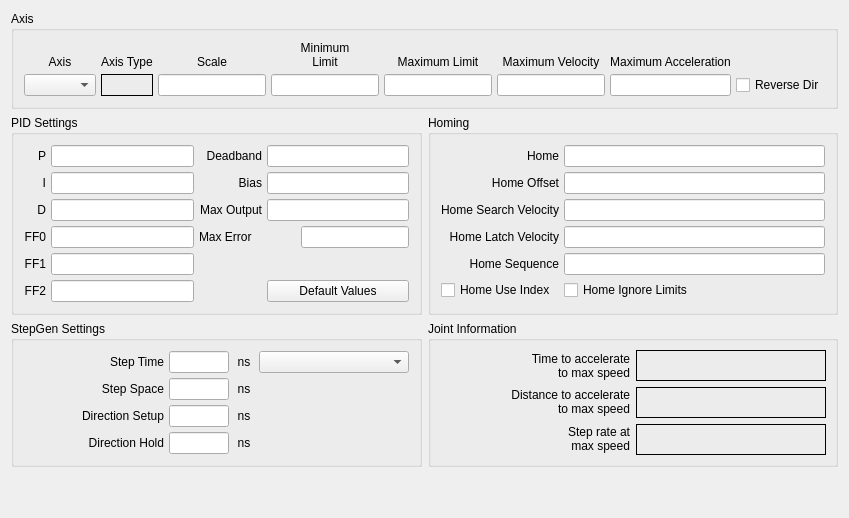
          <widget class="QWidget" name="joint2tab">
           <attribute name="title">
            <string>Joint 2</string>
           </attribute>
           <layout class="QGridLayout" name="gridLayout_15">
            <item row="0" column="0" colspan="2">
             <widget class="QGroupBox" name="jointAxisGroup_2">
              <property name="title">
               <string>Axis</string>
              </property>
              <layout class="QGridLayout" name="gridLayout_12">
               <property name="leftMargin">
                <number>10</number>
               </property>
               <property name="topMargin">
                <number>10</number>
               </property>
               <property name="rightMargin">
                <number>10</number>
               </property>
               <property name="bottomMargin">
                <number>10</number>
               </property>
               <property name="spacing">
                <number>5</number>
               </property>
               <item row="1" column="5">
                <widget class="QLineEdit" name="maxVelocity_2">
                 <property name="alignment">
                  <set>Qt::AlignRight|Qt::AlignTrailing|Qt::AlignVCenter</set>
                 </property>
                </widget>
               </item>
               <item row="1" column="0">
                <widget class="QComboBox" name="axisCB_2"/>
               </item>
               <item row="0" column="3">
                <widget class="QLabel" name="label_64">
                 <property name="text">
                  <string>&lt;html&gt;&lt;head/&gt;&lt;body&gt;&lt;p&gt;Minimum&lt;br/&gt;Limit&lt;/p&gt;&lt;/body&gt;&lt;/html&gt;</string>
                 </property>
                 <property name="alignment">
                  <set>Qt::AlignBottom|Qt::AlignHCenter</set>
                 </property>
                 <property name="wordWrap">
                  <bool>true</bool>
                 </property>
                </widget>
               </item>
               <item row="0" column="0">
                <widget class="QLabel" name="label_53">
                 <property name="text">
                  <string>Axis</string>
                 </property>
                 <property name="alignment">
                  <set>Qt::AlignBottom|Qt::AlignHCenter</set>
                 </property>
                </widget>
               </item>
               <item row="1" column="3">
                <widget class="QLineEdit" name="minLimit_2">
                 <property name="alignment">
                  <set>Qt::AlignRight|Qt::AlignTrailing|Qt::AlignVCenter</set>
                 </property>
                </widget>
               </item>
               <item row="1" column="4">
                <widget class="QLineEdit" name="maxLimit_2">
                 <property name="alignment">
                  <set>Qt::AlignRight|Qt::AlignTrailing|Qt::AlignVCenter</set>
                 </property>
                </widget>
               </item>
               <item row="0" column="4">
                <widget class="QLabel" name="label_69">
                 <property name="text">
                  <string>Maximum Limit</string>
                 </property>
                 <property name="textFormat">
                  <enum>Qt::AutoText</enum>
                 </property>
                 <property name="alignment">
                  <set>Qt::AlignBottom|Qt::AlignHCenter</set>
                 </property>
                 <property name="wordWrap">
                  <bool>true</bool>
                 </property>
                </widget>
               </item>
               <item row="0" column="5">
                <widget class="QLabel" name="label_76">
                 <property name="text">
                  <string>Maximum Velocity</string>
                 </property>
                 <property name="alignment">
                  <set>Qt::AlignBottom|Qt::AlignHCenter</set>
                 </property>
                 <property name="wordWrap">
                  <bool>true</bool>
                 </property>
                </widget>
               </item>
               <item row="0" column="2">
                <widget class="QLabel" name="label_55">
                 <property name="text">
                  <string>Scale</string>
                 </property>
                 <property name="alignment">
                  <set>Qt::AlignBottom|Qt::AlignHCenter</set>
                 </property>
                </widget>
               </item>
               <item row="0" column="6">
                <widget class="QLabel" name="label_77">
                 <property name="text">
                  <string>Maximum Acceleration</string>
                 </property>
                 <property name="alignment">
                  <set>Qt::AlignBottom|Qt::AlignHCenter</set>
                 </property>
                 <property name="wordWrap">
                  <bool>true</bool>
                 </property>
                </widget>
               </item>
               <item row="1" column="6">
                <widget class="QLineEdit" name="maxAccel_2">
                 <property name="alignment">
                  <set>Qt::AlignRight|Qt::AlignTrailing|Qt::AlignVCenter</set>
                 </property>
                </widget>
               </item>
               <item row="0" column="1">
                <widget class="QLabel" name="label_6">
                 <property name="text">
                  <string>Axis Type</string>
                 </property>
                 <property name="alignment">
                  <set>Qt::AlignBottom|Qt::AlignLeading|Qt::AlignLeft</set>
                 </property>
                </widget>
               </item>
               <item row="1" column="1">
                <widget class="QLabel" name="axisType_2">
                 <property name="frameShape">
                  <enum>QFrame::Box</enum>
                 </property>
                 <property name="text">
                  <string/>
                 </property>
                </widget>
               </item>
               <item row="1" column="2">
                <widget class="QLineEdit" name="scale_2"/>
               </item>
               <item row="1" column="7">
                <widget class="QCheckBox" name="reverse_2">
                 <property name="text">
                  <string>Reverse Dir</string>
                 </property>
                </widget>
               </item>
              </layout>
             </widget>
            </item>
            <item row="1" column="0">
             <widget class="QGroupBox" name="groupBox_11">
              <property name="title">
               <string>PID Settings</string>
              </property>
              <layout class="QGridLayout" name="gridLayout_13">
               <property name="leftMargin">
                <number>10</number>
               </property>
               <property name="topMargin">
                <number>10</number>
               </property>
               <property name="rightMargin">
                <number>10</number>
               </property>
               <property name="bottomMargin">
                <number>10</number>
               </property>
               <property name="spacing">
                <number>5</number>
               </property>
               <item row="0" column="0">
                <widget class="QLabel" name="label_234">
                 <property name="text">
                  <string>P</string>
                 </property>
                 <property name="alignment">
                  <set>Qt::AlignRight|Qt::AlignTrailing|Qt::AlignVCenter</set>
                 </property>
                </widget>
               </item>
               <item row="0" column="1">
                <widget class="QLineEdit" name="p_2">
                 <property name="text">
                  <string/>
                 </property>
                 <property name="alignment">
                  <set>Qt::AlignRight|Qt::AlignTrailing|Qt::AlignVCenter</set>
                 </property>
                </widget>
               </item>
               <item row="0" column="2">
                <widget class="QLabel" name="label_235">
                 <property name="text">
                  <string>Deadband</string>
                 </property>
                 <property name="alignment">
                  <set>Qt::AlignRight|Qt::AlignTrailing|Qt::AlignVCenter</set>
                 </property>
                </widget>
               </item>
               <item row="0" column="3">
                <widget class="QLineEdit" name="deadband_2">
                 <property name="text">
                  <string/>
                 </property>
                 <property name="alignment">
                  <set>Qt::AlignRight|Qt::AlignTrailing|Qt::AlignVCenter</set>
                 </property>
                </widget>
               </item>
               <item row="1" column="0">
                <widget class="QLabel" name="label_236">
                 <property name="text">
                  <string>I</string>
                 </property>
                 <property name="alignment">
                  <set>Qt::AlignRight|Qt::AlignTrailing|Qt::AlignVCenter</set>
                 </property>
                </widget>
               </item>
               <item row="1" column="1">
                <widget class="QLineEdit" name="i_2">
                 <property name="text">
                  <string/>
                 </property>
                 <property name="alignment">
                  <set>Qt::AlignRight|Qt::AlignTrailing|Qt::AlignVCenter</set>
                 </property>
                </widget>
               </item>
               <item row="1" column="2">
                <widget class="QLabel" name="label_237">
                 <property name="text">
                  <string>Bias</string>
                 </property>
                 <property name="alignment">
                  <set>Qt::AlignRight|Qt::AlignTrailing|Qt::AlignVCenter</set>
                 </property>
                </widget>
               </item>
               <item row="1" column="3">
                <widget class="QLineEdit" name="bias_2">
                 <property name="text">
                  <string/>
                 </property>
                 <property name="alignment">
                  <set>Qt::AlignRight|Qt::AlignTrailing|Qt::AlignVCenter</set>
                 </property>
                </widget>
               </item>
               <item row="2" column="0">
                <widget class="QLabel" name="label_238">
                 <property name="text">
                  <string>D</string>
                 </property>
                 <property name="alignment">
                  <set>Qt::AlignRight|Qt::AlignTrailing|Qt::AlignVCenter</set>
                 </property>
                </widget>
               </item>
               <item row="2" column="1">
                <widget class="QLineEdit" name="d_2">
                 <property name="text">
                  <string/>
                 </property>
                 <property name="alignment">
                  <set>Qt::AlignRight|Qt::AlignTrailing|Qt::AlignVCenter</set>
                 </property>
                </widget>
               </item>
               <item row="2" column="2">
                <widget class="QLabel" name="label_239">
                 <property name="text">
                  <string>Max Output</string>
                 </property>
                 <property name="alignment">
                  <set>Qt::AlignRight|Qt::AlignTrailing|Qt::AlignVCenter</set>
                 </property>
                </widget>
               </item>
               <item row="2" column="3">
                <widget class="QLineEdit" name="maxOutput_2">
                 <property name="text">
                  <string/>
                 </property>
                 <property name="alignment">
                  <set>Qt::AlignRight|Qt::AlignTrailing|Qt::AlignVCenter</set>
                 </property>
                </widget>
               </item>
               <item row="3" column="0">
                <widget class="QLabel" name="label_240">
                 <property name="text">
                  <string>FF0</string>
                 </property>
                 <property name="alignment">
                  <set>Qt::AlignRight|Qt::AlignTrailing|Qt::AlignVCenter</set>
                 </property>
                </widget>
               </item>
               <item row="3" column="1">
                <widget class="QLineEdit" name="ff0_2">
                 <property name="text">
                  <string/>
                 </property>
                 <property name="alignment">
                  <set>Qt::AlignRight|Qt::AlignTrailing|Qt::AlignVCenter</set>
                 </property>
                </widget>
               </item>
               <item row="4" column="0">
                <widget class="QLabel" name="label_242">
                 <property name="text">
                  <string>FF1</string>
                 </property>
                 <property name="alignment">
                  <set>Qt::AlignRight|Qt::AlignTrailing|Qt::AlignVCenter</set>
                 </property>
                </widget>
               </item>
               <item row="4" column="1">
                <widget class="QLineEdit" name="ff1_2">
                 <property name="text">
                  <string/>
                 </property>
                 <property name="alignment">
                  <set>Qt::AlignRight|Qt::AlignTrailing|Qt::AlignVCenter</set>
                 </property>
                </widget>
               </item>
               <item row="5" column="0">
                <widget class="QLabel" name="label_243">
                 <property name="text">
                  <string>FF2</string>
                 </property>
                 <property name="alignment">
                  <set>Qt::AlignRight|Qt::AlignTrailing|Qt::AlignVCenter</set>
                 </property>
                </widget>
               </item>
               <item row="5" column="1">
                <widget class="QLineEdit" name="ff2_2">
                 <property name="text">
                  <string/>
                 </property>
                 <property name="alignment">
                  <set>Qt::AlignRight|Qt::AlignTrailing|Qt::AlignVCenter</set>
                 </property>
                </widget>
               </item>
               <item row="5" column="3">
                <widget class="QPushButton" name="pidDefault_2">
                 <property name="text">
                  <string>Default Values</string>
                 </property>
                </widget>
               </item>
               <item row="3" column="2">
                <widget class="QLabel" name="label_186">
                 <property name="text">
                  <string>Max Error</string>
                 </property>
                </widget>
               </item>
               <item row="3" column="3" alignment="Qt::AlignRight">
                <widget class="QLineEdit" name="maxError_2"/>
               </item>
              </layout>
             </widget>
            </item>
            <item row="1" column="1">
             <widget class="QGroupBox" name="groupBox_9">
              <property name="title">
               <string>Homing</string>
              </property>
              <layout class="QGridLayout" name="gridLayout_11">
               <property name="leftMargin">
                <number>10</number>
               </property>
               <property name="topMargin">
                <number>10</number>
               </property>
               <property name="rightMargin">
                <number>10</number>
               </property>
               <property name="bottomMargin">
                <number>10</number>
               </property>
               <property name="spacing">
                <number>5</number>
               </property>
               <item row="0" column="0">
                <widget class="QLabel" name="label_90">
                 <property name="text">
                  <string>Home</string>
                 </property>
                 <property name="alignment">
                  <set>Qt::AlignRight|Qt::AlignTrailing|Qt::AlignVCenter</set>
                 </property>
                </widget>
               </item>
               <item row="0" column="1">
                <widget class="QLineEdit" name="home_2">
                 <property name="toolTip">
                  <string>&lt;html&gt;&lt;head/&gt;&lt;body&gt;&lt;p&gt;Home is usually set to 0&lt;/p&gt;&lt;/body&gt;&lt;/html&gt;</string>
                 </property>
                 <property name="alignment">
                  <set>Qt::AlignRight|Qt::AlignTrailing|Qt::AlignVCenter</set>
                 </property>
                </widget>
               </item>
               <item row="1" column="0">
                <widget class="QLabel" name="label_91">
                 <property name="text">
                  <string>Home Offset</string>
                 </property>
                 <property name="alignment">
                  <set>Qt::AlignRight|Qt::AlignTrailing|Qt::AlignVCenter</set>
                 </property>
                </widget>
               </item>
               <item row="1" column="1">
                <widget class="QLineEdit" name="homeOffset_2">
                 <property name="toolTip">
                  <string>&lt;html&gt;&lt;head/&gt;&lt;body&gt;&lt;p&gt;Home Offset can be used to back off of the home switch&lt;/p&gt;&lt;/body&gt;&lt;/html&gt;</string>
                 </property>
                 <property name="alignment">
                  <set>Qt::AlignRight|Qt::AlignTrailing|Qt::AlignVCenter</set>
                 </property>
                </widget>
               </item>
               <item row="2" column="0">
                <widget class="QLabel" name="label_92">
                 <property name="text">
                  <string>Home Search Velocity</string>
                 </property>
                 <property name="alignment">
                  <set>Qt::AlignRight|Qt::AlignTrailing|Qt::AlignVCenter</set>
                 </property>
                </widget>
               </item>
               <item row="2" column="1">
                <widget class="QLineEdit" name="homeSearchVel_2">
                 <property name="toolTip">
                  <string>&lt;html&gt;&lt;head/&gt;&lt;body&gt;&lt;p&gt;Search Velocity is in units per second&lt;/p&gt;&lt;/body&gt;&lt;/html&gt;</string>
                 </property>
                 <property name="alignment">
                  <set>Qt::AlignRight|Qt::AlignTrailing|Qt::AlignVCenter</set>
                 </property>
                </widget>
               </item>
               <item row="3" column="0">
                <widget class="QLabel" name="label_93">
                 <property name="text">
                  <string>Home Latch Velocity</string>
                 </property>
                 <property name="alignment">
                  <set>Qt::AlignRight|Qt::AlignTrailing|Qt::AlignVCenter</set>
                 </property>
                </widget>
               </item>
               <item row="3" column="1">
                <widget class="QLineEdit" name="homeLatchVel_2">
                 <property name="toolTip">
                  <string>&lt;html&gt;&lt;head/&gt;&lt;body&gt;&lt;p&gt;Latch Velocity is in user units per second&lt;br/&gt;usually set slower than Search Velocity&lt;/p&gt;&lt;/body&gt;&lt;/html&gt;</string>
                 </property>
                 <property name="alignment">
                  <set>Qt::AlignRight|Qt::AlignTrailing|Qt::AlignVCenter</set>
                 </property>
                </widget>
               </item>
               <item row="5" column="0">
                <widget class="QCheckBox" name="homeUseIndex_2">
                 <property name="text">
                  <string>Home Use Index</string>
                 </property>
                </widget>
               </item>
               <item row="5" column="1">
                <widget class="QCheckBox" name="homeIgnoreLimits_2">
                 <property name="text">
                  <string>Home Ignore Limits</string>
                 </property>
                </widget>
               </item>
               <item row="4" column="1">
                <widget class="QLineEdit" name="homeSequence_2">
                 <property name="toolTip">
                  <string>&lt;html&gt;&lt;head/&gt;&lt;body&gt;&lt;p&gt;Home sequences start at 0 and do not skip a number.&lt;/p&gt;&lt;p&gt;Multiple joint axis use a negative number.&lt;/p&gt;&lt;p&gt;Leave blank to home the joint manually.&lt;/p&gt;&lt;/body&gt;&lt;/html&gt;</string>
                 </property>
                </widget>
               </item>
               <item row="4" column="0">
                <widget class="QLabel" name="label_139">
                 <property name="text">
                  <string>Home Sequence</string>
                 </property>
                 <property name="alignment">
                  <set>Qt::AlignRight|Qt::AlignTrailing|Qt::AlignVCenter</set>
                 </property>
                </widget>
               </item>
              </layout>
             </widget>
            </item>
            <item row="2" column="0">
             <widget class="QGroupBox" name="groupBox_12">
              <property name="title">
               <string>StepGen Settings</string>
              </property>
              <layout class="QGridLayout" name="gridLayout_14">
               <property name="leftMargin">
                <number>10</number>
               </property>
               <property name="topMargin">
                <number>10</number>
               </property>
               <property name="rightMargin">
                <number>10</number>
               </property>
               <property name="bottomMargin">
                <number>10</number>
               </property>
               <property name="spacing">
                <number>5</number>
               </property>
               <item row="0" column="0">
                <widget class="QLabel" name="label_104">
                 <property name="text">
                  <string>Step Time</string>
                 </property>
                 <property name="alignment">
                  <set>Qt::AlignRight|Qt::AlignTrailing|Qt::AlignVCenter</set>
                 </property>
                </widget>
               </item>
               <item row="1" column="2">
                <widget class="QLabel" name="label_120">
                 <property name="minimumSize">
                  <size>
                   <width>20</width>
                   <height>0</height>
                  </size>
                 </property>
                 <property name="maximumSize">
                  <size>
                   <width>20</width>
                   <height>16777215</height>
                  </size>
                 </property>
                 <property name="text">
                  <string>ns</string>
                 </property>
                 <property name="alignment">
                  <set>Qt::AlignCenter</set>
                 </property>
                </widget>
               </item>
               <item row="0" column="1">
                <widget class="QLineEdit" name="stepTime_2">
                 <property name="maximumSize">
                  <size>
                   <width>60</width>
                   <height>16777215</height>
                  </size>
                 </property>
                 <property name="inputMask">
                  <string/>
                 </property>
                 <property name="text">
                  <string/>
                 </property>
                 <property name="alignment">
                  <set>Qt::AlignRight|Qt::AlignTrailing|Qt::AlignVCenter</set>
                 </property>
                </widget>
               </item>
               <item row="0" column="2">
                <widget class="QLabel" name="label_118">
                 <property name="minimumSize">
                  <size>
                   <width>20</width>
                   <height>0</height>
                  </size>
                 </property>
                 <property name="maximumSize">
                  <size>
                   <width>20</width>
                   <height>16777215</height>
                  </size>
                 </property>
                 <property name="text">
                  <string>ns</string>
                 </property>
                 <property name="alignment">
                  <set>Qt::AlignCenter</set>
                 </property>
                </widget>
               </item>
               <item row="1" column="0">
                <widget class="QLabel" name="label_119">
                 <property name="text">
                  <string>Step Space</string>
                 </property>
                 <property name="alignment">
                  <set>Qt::AlignRight|Qt::AlignTrailing|Qt::AlignVCenter</set>
                 </property>
                </widget>
               </item>
               <item row="1" column="1">
                <widget class="QLineEdit" name="stepSpace_2">
                 <property name="maximumSize">
                  <size>
                   <width>60</width>
                   <height>16777215</height>
                  </size>
                 </property>
                 <property name="text">
                  <string/>
                 </property>
                 <property name="alignment">
                  <set>Qt::AlignRight|Qt::AlignTrailing|Qt::AlignVCenter</set>
                 </property>
                </widget>
               </item>
               <item row="2" column="0">
                <widget class="QLabel" name="label_121">
                 <property name="text">
                  <string>Direction Setup</string>
                 </property>
                 <property name="alignment">
                  <set>Qt::AlignRight|Qt::AlignTrailing|Qt::AlignVCenter</set>
                 </property>
                </widget>
               </item>
               <item row="2" column="1">
                <widget class="QLineEdit" name="dirSetup_2">
                 <property name="maximumSize">
                  <size>
                   <width>60</width>
                   <height>16777215</height>
                  </size>
                 </property>
                 <property name="text">
                  <string/>
                 </property>
                 <property name="alignment">
                  <set>Qt::AlignRight|Qt::AlignTrailing|Qt::AlignVCenter</set>
                 </property>
                </widget>
               </item>
               <item row="2" column="2">
                <widget class="QLabel" name="label_122">
                 <property name="minimumSize">
                  <size>
                   <width>20</width>
                   <height>0</height>
                  </size>
                 </property>
                 <property name="maximumSize">
                  <size>
                   <width>20</width>
                   <height>16777215</height>
                  </size>
                 </property>
                 <property name="text">
                  <string>ns</string>
                 </property>
                 <property name="alignment">
                  <set>Qt::AlignCenter</set>
                 </property>
                </widget>
               </item>
               <item row="3" column="0">
                <widget class="QLabel" name="label_123">
                 <property name="text">
                  <string>Direction Hold</string>
                 </property>
                 <property name="alignment">
                  <set>Qt::AlignRight|Qt::AlignTrailing|Qt::AlignVCenter</set>
                 </property>
                </widget>
               </item>
               <item row="3" column="1">
                <widget class="QLineEdit" name="dirHold_2">
                 <property name="maximumSize">
                  <size>
                   <width>60</width>
                   <height>16777215</height>
                  </size>
                 </property>
                 <property name="text">
                  <string/>
                 </property>
                 <property name="alignment">
                  <set>Qt::AlignRight|Qt::AlignTrailing|Qt::AlignVCenter</set>
                 </property>
                </widget>
               </item>
               <item row="3" column="2">
                <widget class="QLabel" name="label_124">
                 <property name="minimumSize">
                  <size>
                   <width>20</width>
                   <height>0</height>
                  </size>
                 </property>
                 <property name="maximumSize">
                  <size>
                   <width>20</width>
                   <height>16777215</height>
                  </size>
                 </property>
                 <property name="text">
                  <string>ns</string>
                 </property>
                 <property name="alignment">
                  <set>Qt::AlignCenter</set>
                 </property>
                </widget>
               </item>
               <item row="0" column="3">
                <widget class="QComboBox" name="driveCB_2">
                 <property name="minimumSize">
                  <size>
                   <width>150</width>
                   <height>0</height>
                  </size>
                 </property>
                </widget>
               </item>
              </layout>
             </widget>
            </item>
            <item row="2" column="1">
             <widget class="QGroupBox" name="gridGroupBox">
              <property name="title">
               <string>Joint Information</string>
              </property>
              <layout class="QGridLayout" name="gridLayout_34">
               <item row="1" column="0" alignment="Qt::AlignRight">
                <widget class="QLabel" name="label_196">
                 <property name="text">
                  <string>&lt;html&gt;&lt;head/&gt;&lt;body&gt;&lt;p align=&quot;right&quot;&gt;Distance to accelerate&lt;br/&gt;to max speed&lt;/p&gt;&lt;/body&gt;&lt;/html&gt;</string>
                 </property>
                </widget>
               </item>
               <item row="0" column="0">
                <widget class="QLabel" name="label_195">
                 <property name="text">
                  <string>Time to accelerate
to max speed</string>
                 </property>
                 <property name="alignment">
                  <set>Qt::AlignRight|Qt::AlignTrailing|Qt::AlignVCenter</set>
                 </property>
                </widget>
               </item>
               <item row="2" column="0" alignment="Qt::AlignRight">
                <widget class="QLabel" name="label_197">
                 <property name="text">
                  <string>&lt;html&gt;&lt;head/&gt;&lt;body&gt;&lt;p align=&quot;right&quot;&gt;Step rate at&lt;br/&gt;max speed&lt;/p&gt;&lt;/body&gt;&lt;/html&gt;</string>
                 </property>
                </widget>
               </item>
               <item row="0" column="1">
                <widget class="QLabel" name="timeJoint_2">
                 <property name="frameShape">
                  <enum>QFrame::Box</enum>
                 </property>
                 <property name="text">
                  <string/>
                 </property>
                </widget>
               </item>
               <item row="1" column="1">
                <widget class="QLabel" name="distanceJoint_2">
                 <property name="frameShape">
                  <enum>QFrame::Box</enum>
                 </property>
                 <property name="text">
                  <string/>
                 </property>
                </widget>
               </item>
               <item row="2" column="1">
                <widget class="QLabel" name="stepRateJoint_2">
                 <property name="frameShape">
                  <enum>QFrame::Box</enum>
                 </property>
                 <property name="text">
                  <string/>
                 </property>
                </widget>
               </item>
              </layout>
             </widget>
            </item>
            <item row="3" column="0">
             <spacer name="verticalSpacer_3">
              <property name="orientation">
               <enum>Qt::Vertical</enum>
              </property>
              <property name="sizeHint" stdset="0">
               <size>
                <width>20</width>
                <height>40</height>
               </size>
              </property>
             </spacer>
            </item>
           </layout>
          </widget>
